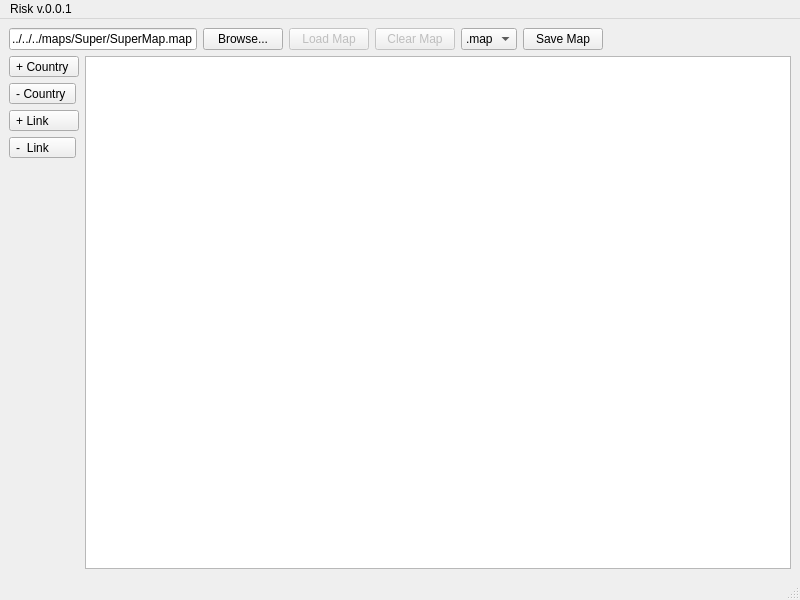
<?xml version="1.0" encoding="UTF-8"?>
<ui version="4.0">
 <class>MapEditor</class>
 <widget class="QMainWindow" name="MapEditor">
  <property name="geometry">
   <rect>
    <x>0</x>
    <y>0</y>
    <width>800</width>
    <height>600</height>
   </rect>
  </property>
  <property name="windowTitle">
   <string>Risk Map Editor</string>
  </property>
  <widget class="QWidget" name="centralwidget">
   <layout class="QVBoxLayout" name="verticalLayout_2">
    <item>
     <layout class="QHBoxLayout" name="horizontalLayout">
      <property name="bottomMargin">
       <number>0</number>
      </property>
      <item>
       <widget class="QLineEdit" name="filenameLineEdit">
        <property name="text">
         <string>../../../maps/Super/SuperMap.map</string>
        </property>
       </widget>
      </item>
      <item>
       <widget class="QPushButton" name="browsePushButton">
        <property name="toolTip">
         <string>Click to browse our computer to find a map to load into the map editor.</string>
        </property>
        <property name="toolTipDuration">
         <number>3</number>
        </property>
        <property name="text">
         <string>Browse...</string>
        </property>
       </widget>
      </item>
      <item>
       <widget class="QPushButton" name="loadPushButton">
        <property name="enabled">
         <bool>false</bool>
        </property>
        <property name="toolTip">
         <string>Clicking on this button will load a bitmap with it's associated map file.</string>
        </property>
        <property name="text">
         <string>Load Map</string>
        </property>
       </widget>
      </item>
      <item>
       <widget class="QPushButton" name="clearMapPushButton">
        <property name="enabled">
         <bool>false</bool>
        </property>
        <property name="toolTip">
         <string>This will clear the map, while leaving the bitmap to create your own map on top.</string>
        </property>
        <property name="text">
         <string>Clear Map</string>
        </property>
       </widget>
      </item>
      <item>
       <widget class="QComboBox" name="saveComboBox">
        <property name="toolTip">
         <string>Set format for saving the map file.</string>
        </property>
        <item>
         <property name="text">
          <string extracomment="The format implemented from the website. A variant of CSV.">.map</string>
         </property>
        </item>
        <item>
         <property name="text">
          <string extracomment="XML format automatically derived from the Cereal library">.xml</string>
         </property>
        </item>
       </widget>
      </item>
      <item>
       <widget class="QPushButton" name="saveMapPushButton">
        <property name="enabled">
         <bool>true</bool>
        </property>
        <property name="toolTip">
         <string>Click to save the map file into the build folder.</string>
        </property>
        <property name="text">
         <string>Save Map</string>
        </property>
       </widget>
      </item>
      <item>
       <spacer name="horizontalSpacer">
        <property name="orientation">
         <enum>Qt::Horizontal</enum>
        </property>
        <property name="sizeHint" stdset="0">
         <size>
          <width>30</width>
          <height>20</height>
         </size>
        </property>
       </spacer>
      </item>
     </layout>
    </item>
    <item>
     <layout class="QHBoxLayout" name="horizontalLayout_2">
      <item>
       <layout class="QVBoxLayout" name="verticalLayout">
        <item>
         <widget class="QToolButton" name="addCountryPushButton">
          <property name="toolTip">
           <string>&lt;html&gt;&lt;head/&gt;&lt;body&gt;&lt;p&gt;&lt;span style=&quot; font-weight:600;&quot;&gt;Add country to the map. &lt;/span&gt;&lt;/p&gt;&lt;p&gt;Click on an empty spot in the map to add a new country. Clicking on an existing country will allow you to change its name.&lt;/p&gt;&lt;/body&gt;&lt;/html&gt;</string>
          </property>
          <property name="text">
           <string>+ Country </string>
          </property>
          <property name="checkable">
           <bool>true</bool>
          </property>
         </widget>
        </item>
        <item>
         <widget class="QToolButton" name="removeCountryPushButton">
          <property name="toolTip">
           <string>&lt;html&gt;&lt;head/&gt;&lt;body&gt;&lt;p&gt;&lt;span style=&quot; font-weight:600;&quot;&gt;Remove a country from the map.&lt;/span&gt;&lt;/p&gt;&lt;p&gt;If there are no more countries left in the continent to which it belonged, the continent will also be removed from the map.&lt;/p&gt;&lt;/body&gt;&lt;/html&gt;</string>
          </property>
          <property name="text">
           <string>- Country </string>
          </property>
          <property name="checkable">
           <bool>true</bool>
          </property>
         </widget>
        </item>
        <item>
         <widget class="QToolButton" name="addNeighbourPushButton">
          <property name="toolTip">
           <string>&lt;html&gt;&lt;head/&gt;&lt;body&gt;&lt;p&gt;&lt;span style=&quot; font-weight:600;&quot;&gt;Add Link between to existing countries. &lt;/span&gt;&lt;/p&gt;&lt;p&gt;Click on two countries you would like to connect.&lt;/p&gt;&lt;/body&gt;&lt;/html&gt;</string>
          </property>
          <property name="text">
           <string>+ Link       </string>
          </property>
          <property name="checkable">
           <bool>true</bool>
          </property>
         </widget>
        </item>
        <item>
         <widget class="QToolButton" name="removeNeighbourPushButton">
          <property name="toolTip">
           <string>&lt;html&gt;&lt;head/&gt;&lt;body&gt;&lt;p&gt;&lt;span style=&quot; font-weight:600;&quot;&gt;Remove a Link between two countries.&lt;/span&gt;&lt;/p&gt;&lt;p&gt;Select the two countries you want to break apart by clicking on them in any order.&lt;/p&gt;&lt;/body&gt;&lt;/html&gt;</string>
          </property>
          <property name="text">
           <string>-  Link      </string>
          </property>
          <property name="checkable">
           <bool>true</bool>
          </property>
         </widget>
        </item>
        <item>
         <spacer name="verticalSpacer">
          <property name="orientation">
           <enum>Qt::Vertical</enum>
          </property>
          <property name="sizeHint" stdset="0">
           <size>
            <width>20</width>
            <height>40</height>
           </size>
          </property>
         </spacer>
        </item>
       </layout>
      </item>
      <item>
       <widget class="QGraphicsView" name="graphicsView">
        <property name="toolTip">
         <string>When no tool is selected, you can click and drag to move countries around.</string>
        </property>
       </widget>
      </item>
     </layout>
    </item>
   </layout>
  </widget>
  <widget class="QMenuBar" name="menubar">
   <property name="geometry">
    <rect>
     <x>0</x>
     <y>0</y>
     <width>800</width>
     <height>22</height>
    </rect>
   </property>
   <widget class="QMenu" name="menuRisk_v_0_0_1">
    <property name="title">
     <string>Risk v.0.0.1</string>
    </property>
   </widget>
   <addaction name="menuRisk_v_0_0_1"/>
  </widget>
  <widget class="QStatusBar" name="statusbar"/>
 </widget>
 <resources/>
 <connections/>
</ui>
